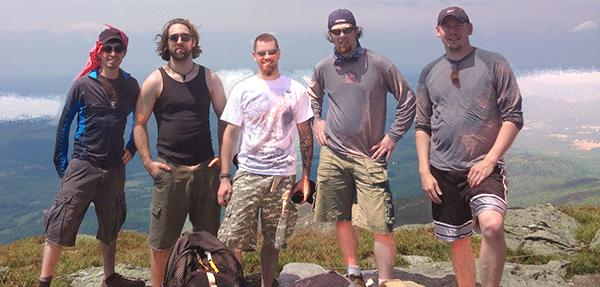
#> input picture cs543 proj/face4_recovery.jpg, 600 x 287 px, given in place of face8.jpg, which was not available
$ python faceDetect2.py   (Python 2 division)
#> lines starting #> are read from the running program, lines starting #| are printed output that depends on the picture; after the words box and inside, x2 and y2 are one past the last pixel; in counts of white or black regions, pixels touching at a corner belong together; pictures that were not available may be replaced by others from this repository, and a replacement may not be noted
import cv2

def detect(path):
#> called with path = 'face8.jpg'
    img = cv2.imread(path)
#> img is the input picture: shape (287, 600, 3); mean B, G, R 130.9, 127.9, 139.2
    cascade = cv2.CascadeClassifier("haarcascade_frontalface_default.xml")
    gray = cv2.cvtColor(img, cv2.COLOR_BGR2GRAY)
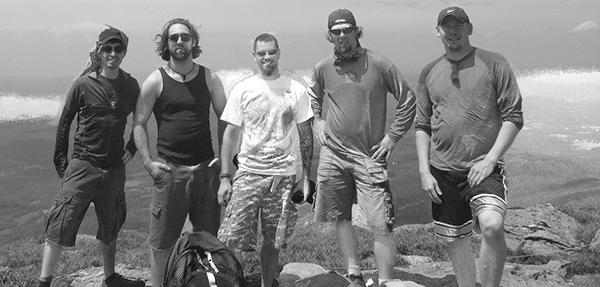
#> gray: shape (287, 600); min 1, max 255, mean 131.6
    rects = cascade.detectMultiScale(gray, 1.01, 10)
#> rects = [[99, 39, 29, 29], [253, 41, 30, 30], [327, 20, 30, 30], [163, 25, 33, 33], [73, 94, 47, 47], [306, 201, 50, 50]]

    if len(rects) == 0:
        return [], img
    rects[:, 2:] += rects[:, :2]
    return rects, img

def box(rects, img, fileName):
    for x1, y1, x2, y2 in rects:
        cv2.rectangle(img, (x1, y1), (x2, y2), (127, 255, 0), 2)
    cv2.imwrite(fileName + '_box.jpg', img);
    cv2.imshow('detected.jpg', img);


fileName = 'face8'
rects, img = detect(fileName + '.jpg')
#> rects = [[99, 39, 128, 68], [253, 41, 283, 71], [327, 20, 357, 50], [163, 25, 196, 58], [73, 94, 120, 141], [306, 201, 356, 251]]
# rects, img = detect("face4_recovery.jpg")
print len(rects)
#| 6
box(rects, img, fileName)
#> the loop in box, `for x1, y1, x2, y2 in rects:` made 6 passes
#> after the loop in box, `for x1, y1, x2, y2 in rects:`:
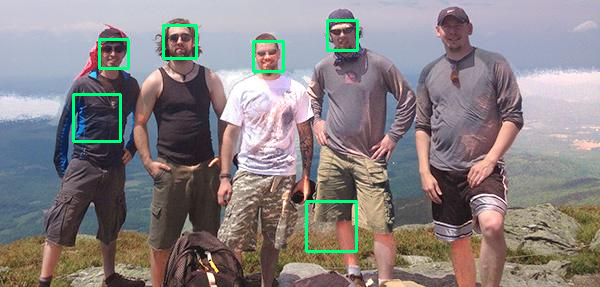
#> img: shape (287, 600, 3); 1.51% of pixels changed, all inside (x1, y1, x2, y2) = (72, 19, 359, 253)
cv2.waitKey(0)
rects, img = detect(fileName + '_recovery.jpg')
#> call 2 of detect, with path = 'face8_recovery.jpg'
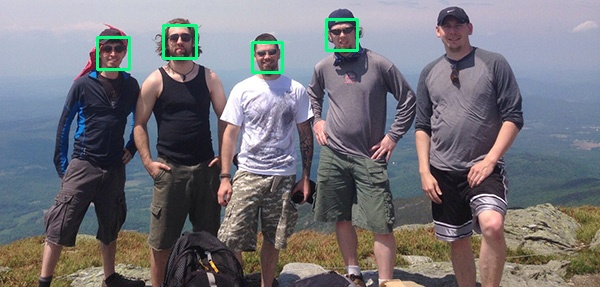
#> input picture detected.jpg, 600 x 287 px, given in place of face8_recovery.jpg, which was not available
#> in detect, img is the input picture: shape (287, 600, 3); mean B, G, R 121.1, 115.1, 116.5
#> in detect (call 2), `gray = cv2.cvtColor(img, cv2.COLOR_BGR2GRAY)`:
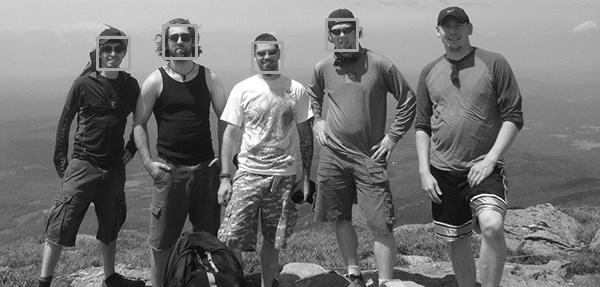
#> gray: shape (287, 600); min 1, max 255, mean 116.2
#> in detect (call 2), `rects = cascade.detectMultiScale(gray, 1.01, 10)`: rects = [[98, 38, 31, 31], [253, 42, 29, 29], [327, 20, 31, 31], [165, 26, 31, 31], [473, 197, 31, 31]]
#> rects = [[98, 38, 129, 69], [253, 42, 282, 71], [327, 20, 358, 51], [165, 26, 196, 57], [473, 197, 504, 228]]
box(rects, img, fileName + '_removal')
#> call 2 of box, with rects = array of shape (5, 4), fileName = 'face8_removal'
#> the loop in box (call 2), `for x1, y1, x2, y2 in rects:` made 5 passes
#> after the loop in box (call 2), `for x1, y1, x2, y2 in rects:`:
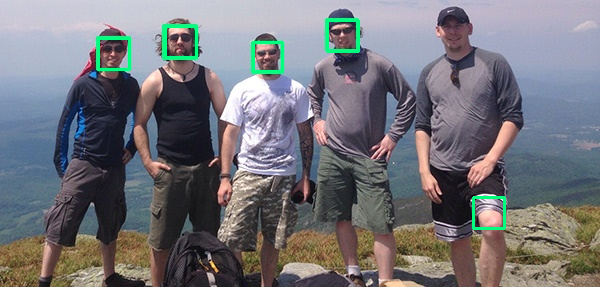
#> img: shape (287, 600, 3); 1.05% of pixels changed, all inside (x1, y1, x2, y2) = (97, 19, 506, 230)
cv2.waitKey(0)
